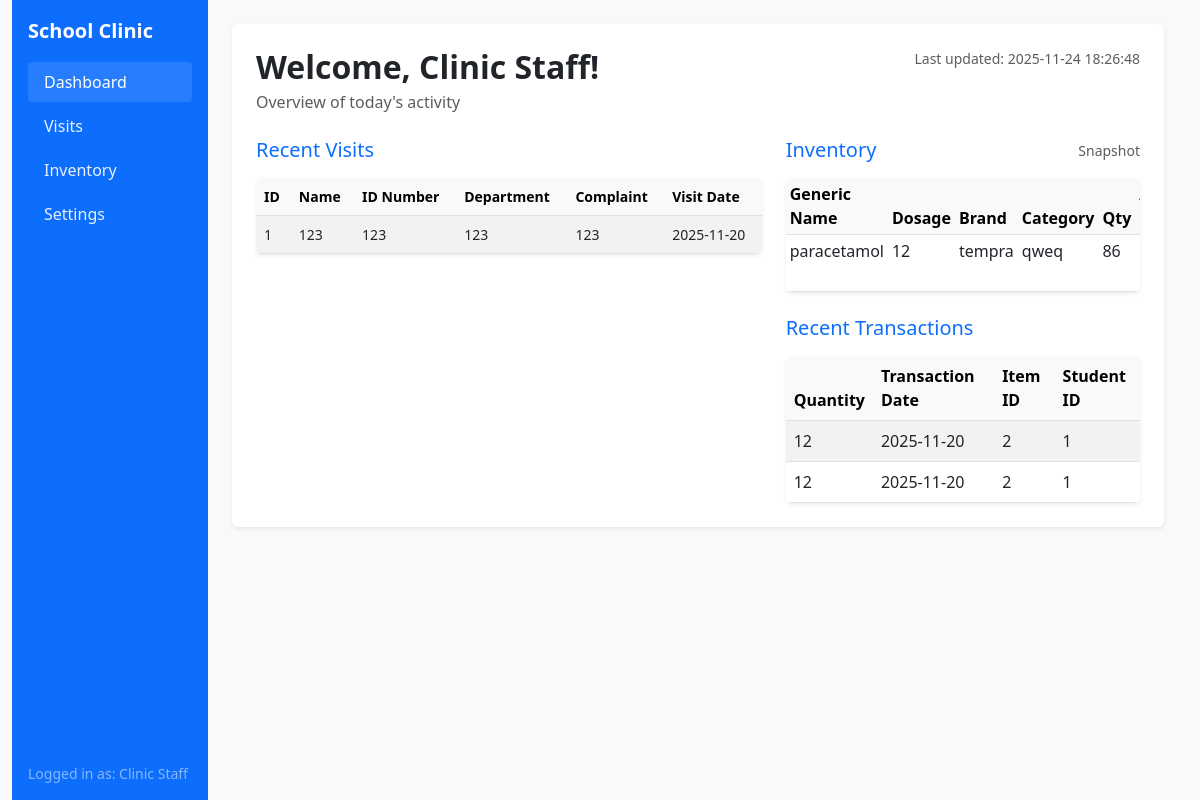
/dashboard_staff/index.php, run on the app's committed database.
### tables this page shows
CREATE TABLE `studentrecord` (
  `ID` int(11) NOT NULL,
  `name` varchar(32) NOT NULL,
  `idNum` int(11) NOT NULL,
  `department` varchar(30) NOT NULL,
  `complaint` varchar(255) NOT NULL,
  `visitDate` date NOT NULL
);

CREATE TABLE `inventory` (
  `itemID` int(11) NOT NULL,
  `genericName` varchar(32) NOT NULL,
  `dosage` varchar(32) NOT NULL,
  `brand` varchar(32) NOT NULL,
  `category` varchar(32) NOT NULL,
  `addDate` date NOT NULL,
  `expDate` date NOT NULL,
  `quantity` int(11) NOT NULL
);

CREATE TABLE `transaction` (
  `transactionID` int(11) NOT NULL,
  `quantity` int(11) NOT NULL,
  `transactionDate` date NOT NULL,
  `itemID` int(11) DEFAULT NULL,
  `studentID` int(11) DEFAULT NULL
);

### dashboard_staff/pdo.php (called while the page is built, shortened)
<?php
class oop_class {
    private $conn;
    function __construct(){
        try {
            $connection = "mysql:host=" . SERVER . ";dbname=" . DBNAME . ";charset=utf8";
            $this->conn = new PDO($connection, USER, PASS);
            $this->conn->setAttribute(PDO::ATTR_ERRMODE, PDO::ERRMODE_EXCEPTION);
        } catch (PDOException $e) {
            echo "
                <script>
                alert('Connection Failed');
                </script>
            ";
        }
    }
        public function show_inventory(){
        $select = "SELECT * FROM inventory";
        $stmt = $this->conn->prepare($select);
        $stmt->execute();
        return $stmt;
    }
        public function show_studentRecords(){
        $select = "SELECT * FROM studentrecord";
        $stmt = $this->conn->prepare($select);
        $stmt->execute();
        return $stmt;
    }
            public function show_transactions(){
        $select = "SELECT * FROM transaction";
        $stmt = $this->conn->prepare($select);
        $stmt->execute();
        return $stmt;
    }
}

### dashboard_staff/index.php (the view, shortened to what this page needs)
<?php
include 'pdo.php';
$oop = new oop_class();
$fetch_inventory = $oop->show_inventory();
$fetch_studentRecords = $oop->show_studentRecords();
$fetch_transactions = $oop->show_transactions();
?>
<!DOCTYPE html>
<html lang="en">
<head>
    <link href="https://cdn.jsdelivr.net/npm/bootstrap@5.3.0/dist/css/bootstrap.min.css" rel="stylesheet">
</head>
<body class="bg-light">
<div class="container-fluid">
    <div class="row g-0">
        <aside class="col-12 col-md-3 col-lg-2 bg-primary text-white sidebar p-3">
            <div class="d-flex align-items-center mb-3">
                <a class="navbar-brand text-white fs-5 fw-bold me-auto" href="#">School Clinic</a>
            </div>
            <nav class="nav nav-pills flex-column">
                <a class="nav-link active mb-1" aria-current="page" href="/WEBSYS1_FINALPROJECT/dashboard_staff/index.php">Dashboard</a>
                <a class="nav-link mb-1" href="/WEBSYS1_FINALPROJECT/studentRecords/index.php">Visits</a>
                <a class="nav-link mb-1" href="/WEBSYS1_FINALPROJECT/inventory/index.php">Inventory</a>
                <a class="nav-link mb-1" href="#">Settings</a>
            </nav>
            <div class="mt-auto small text-white-50 pt-3">
                <div>Logged in as: Clinic Staff</div>
            </div>
        </aside>
        <main class="col-12 col-md-9 col-lg-10 main-content">
            <div class="bg-white rounded p-4 shadow-sm">
                <div class="d-flex flex-column flex-md-row justify-content-between align-items-start mb-4 gap-3">
                    <div>
                        <h2 class="mb-1 fw-bold">Welcome, Clinic Staff!</h2>
                        <p class="text-muted mb-0">Overview of today's activity</p>
                    </div>
                    <div class="text-muted small d-none d-md-block" id="last-updated-header">Last updated: <?php echo date('Y-m-d H:i:s'); ?></div>
                </div>
                <div class="row g-4">
                    <div class="col-12 col-lg-7">
                        <div class="mb-3">
                            <h5 class="text-primary">Recent Visits</h5>
                        </div>
                        <div class="table-responsive bg-white rounded shadow-sm mb-3">
                            <?php
                            if ($fetch_studentRecords->rowCount() > 0) {
                                echo '<table class="table table-striped table-hover align-middle mb-0 small">';
                                echo '<thead class="table-light">
                                        <tr>
                                            <th>ID</th>
                                            <th>Name</th>
                                            <th>ID Number</th>
                                            <th>Department</th>
                                            <th>Complaint</th>
                                            <th>Visit Date</th>
                                        </tr>
                                      </thead><tbody>';
                                while ($row = $fetch_studentRecords->fetch(PDO::FETCH_ASSOC)) {
                                    $id = htmlspecialchars($row['ID'] ?? '');
                                    $name = htmlspecialchars($row['name'] ?? '');
                                    $idNum = htmlspecialchars($row['idNum'] ?? '');
                                    $dept = htmlspecialchars($row['department'] ?? '');
                                    $complaint = htmlspecialchars($row['complaint'] ?? '');
                                    $visitDate = htmlspecialchars($row['visitDate'] ?? '');
                                    echo '<tr>';
                                    echo "<td>{$id}</td>";
                                    echo "<td>{$name}</td>";
                                    echo "<td>{$idNum}</td>";
                                    echo "<td>{$dept}</td>";
                                    echo "<td>{$complaint}</td>";
                                    echo "<td>{$visitDate}</td>";
                                    echo '</tr>';
                                }
                                echo '</tbody></table>';
                            } else {
                                echo '<div class="p-4 text-center text-muted">No recent visits.</div>';
                            }
                            ?>
                        </div>
                    </div>
                    <div class="col-12 col-lg-5">
                        <div class="mb-3 d-flex justify-content-between align-items-center">
                            <h5 class="text-primary mb-0">Inventory</h5>
                            <small class="text-muted">Snapshot</small>
                        </div>
                        <div class="table-responsive bg-white rounded shadow-sm mb-3">
                            <?php
                            if ($fetch_inventory && $fetch_inventory->rowCount() > 0) {
                                echo '<table class="table table-sm mb-0">';
                                echo '<thead class="table-light">
                                        <tr>
                                            <th>Generic Name</th>
                                            <th>Dosage</th>
                                            <th>Brand</th>
                                            <th>Category</th>
                                            <th>Qty</th>
                                            <th>Add Date</th>
                                            <th>Expiry</th>
                                        </tr>
                                      </thead><tbody>';
                                while ($row = $fetch_inventory->fetch(PDO::FETCH_ASSOC)) {
                                    echo '<tr>';
                                    echo '<td>' . htmlspecialchars($row['genericName'] ?? '') . '</td>';
                                    echo '<td>' . htmlspecialchars($row['dosage'] ?? '') . '</td>';
                                    echo '<td>' . htmlspecialchars($row['brand'] ?? '') . '</td>';
                                    echo '<td>' . htmlspecialchars($row['category'] ?? '') . '</td>';
                                    echo '<td>' . htmlspecialchars($row['quantity'] ?? '') . '</td>';
                                    echo '<td>' . htmlspecialchars($row['addDate'] ?? '') . '</td>';
                                    echo '</tr>';
                                }
                                echo '</tbody></table>';
                            } else {
                                echo '<div class="p-4 text-center text-muted">No Inventory Records.</div>';
                            }
                            ?>
                        </div>
                <div class="mt-4">
                    <h5 class="text-primary mb-3">Recent Transactions</h5>
                    <div class="table-responsive bg-white rounded shadow-sm">
                        <?php
                        if ($fetch_transactions && $fetch_transactions->rowCount() > 0) {
                            echo '<table class="table table-striped table-hover mb-0">';
                            echo '<thead class="table-light">
                                    <tr>
                                        <th>Quantity</th>
                                        <th>Transaction Date</th>
                                        <th>Item ID</th>
                                        <th>Student ID</th>
                                    </tr>
                                  </thead><tbody>';
                            while ($row = $fetch_transactions->fetch(PDO::FETCH_ASSOC)) {
                                echo '<tr>';
                                echo '<td>' . htmlspecialchars($row['quantity'] ?? '') . '</td>';
                                echo '<td>' . htmlspecialchars($row['transactionDate'] ?? '') . '</td>';
                                echo '<td>' . htmlspecialchars($row['itemID'] ?? '') . '</td>';
                                echo '<td>' . htmlspecialchars($row['studentID'] ?? '') . '</td>';
                                echo '</tr>';
                            }
                            echo '</tbody></table>';
                        } else {
                            echo '<div class="p-4 text-center text-muted">No Transactions.</div>';
                        }
                        ?>
                    </div>
                </div>
            </div>
        </main>
    </div>
</div>
</body>
</html>

### dashboard_staff/index.php (style rules this page uses)
.sidebar .nav-link { color: rgba(255,255,255,0.9); }
.sidebar .nav-link.active { background: rgba(255,255,255,0.1); border-radius: .25rem; }
.main-content { padding: 1.5rem; }
.sidebar { position: sticky; top: 0; height: 100vh; display: flex; flex-direction: column; padding-bottom: 1rem; overflow-y: auto; }
.sidebar nav { flex: 1 1 auto; }

### data on the page
studentrecord: ID "1", name "123", idNum "123", department "123", complaint "123", visitDate "2025-11-20"
inventory: genericName "paracetamol", dosage "12", brand "tempra", category "qweq", quantity "86"
transaction: quantity "12", transactionDate "2025-11-20", itemID "2", studentID "1"
transaction: quantity "12", transactionDate "2025-11-20", itemID "2", studentID "1"
